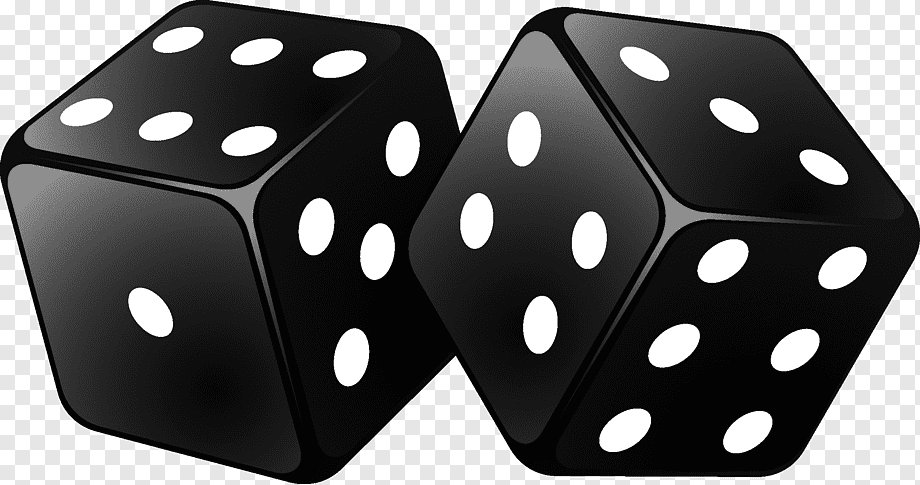
%> input picture dicesImageGUI.png, 920 x 485 px
$ octave --eval "result = countDots(imread('dicesImageGUI.png'));"   (GNU Octave 9; MATLAB toolbox functions it lacks are replaced by stand-ins)
%> lines starting %> are read from the running program, lines starting %| are printed output that depends on the picture
function numDots = countDots(im)
%COUNTDOTS This function inputs an array, and outputs the number
%of dots.
im = rgb2gray(im);
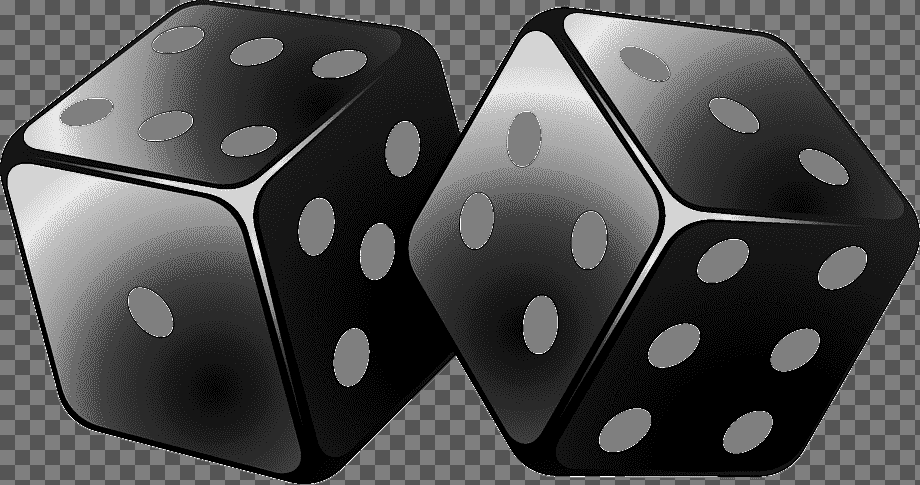
%> im: size 485x920 uint8; min 0, max 12, mean 3.63; drawn with min black and max white
im = imbinarize(im, 0.3);
%> im: size 485x920 logical; every value is 0
im = imopen(im,strel('disk', 1));
im = imcomplement(im);
%> im: size 485x920 logical; every value is 1
im = imopen(im,strel('disk',3));
[labels, numDots]=bwlabel(im);
%> labels: size 485x920 double; every value is 1
%> numDots = 1
end
